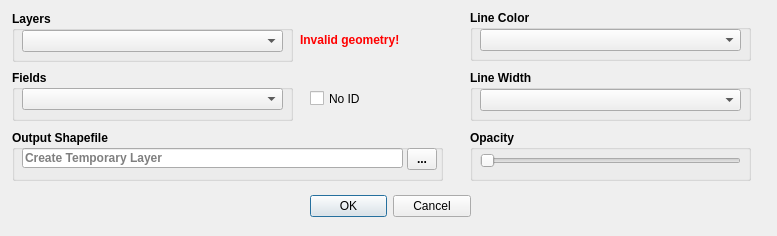
<?xml version="1.0" encoding="UTF-8"?>
<ui version="4.0">
 <class>CalculateDistanceDialogBase</class>
 <widget class="QDialog" name="CalculateDistanceDialogBase">
  <property name="geometry">
   <rect>
    <x>0</x>
    <y>0</y>
    <width>777</width>
    <height>236</height>
   </rect>
  </property>
  <property name="windowTitle">
   <string>Calculate Distance</string>
  </property>
  <widget class="QDialogButtonBox" name="button_box">
   <property name="geometry">
    <rect>
     <x>310</x>
     <y>190</y>
     <width>161</width>
     <height>32</height>
    </rect>
   </property>
   <property name="orientation">
    <enum>Qt::Horizontal</enum>
   </property>
   <property name="standardButtons">
    <set>QDialogButtonBox::Cancel|QDialogButtonBox::Ok</set>
   </property>
  </widget>
  <widget class="QGroupBox" name="groupBox">
   <property name="geometry">
    <rect>
     <x>12</x>
     <y>11</y>
     <width>281</width>
     <height>51</height>
    </rect>
   </property>
   <property name="font">
    <font>
     <weight>75</weight>
     <bold>true</bold>
    </font>
   </property>
   <property name="title">
    <string>Layers</string>
   </property>
   <widget class="QComboBox" name="cb_layers">
    <property name="geometry">
     <rect>
      <x>10</x>
      <y>19</y>
      <width>261</width>
      <height>22</height>
     </rect>
    </property>
   </widget>
  </widget>
  <widget class="QGroupBox" name="groupBox_2">
   <property name="geometry">
    <rect>
     <x>12</x>
     <y>70</y>
     <width>281</width>
     <height>51</height>
    </rect>
   </property>
   <property name="font">
    <font>
     <weight>75</weight>
     <bold>true</bold>
    </font>
   </property>
   <property name="title">
    <string>Fields</string>
   </property>
   <widget class="QComboBox" name="berk">
    <property name="geometry">
     <rect>
      <x>10</x>
      <y>18</y>
      <width>261</width>
      <height>22</height>
     </rect>
    </property>
   </widget>
  </widget>
  <widget class="QCheckBox" name="chc_use_id">
   <property name="geometry">
    <rect>
     <x>310</x>
     <y>90</y>
     <width>70</width>
     <height>17</height>
    </rect>
   </property>
   <property name="text">
    <string>No ID</string>
   </property>
  </widget>
  <widget class="QGroupBox" name="groupBox_3">
   <property name="geometry">
    <rect>
     <x>12</x>
     <y>130</y>
     <width>431</width>
     <height>51</height>
    </rect>
   </property>
   <property name="font">
    <font>
     <weight>75</weight>
     <bold>true</bold>
    </font>
   </property>
   <property name="toolTip">
    <string/>
   </property>
   <property name="title">
    <string>Output Shapefile</string>
   </property>
   <widget class="QLineEdit" name="ln_outpath">
    <property name="geometry">
     <rect>
      <x>10</x>
      <y>18</y>
      <width>381</width>
      <height>20</height>
     </rect>
    </property>
    <property name="placeholderText">
     <string>Create Temporary Layer</string>
    </property>
   </widget>
   <widget class="QToolButton" name="toolButton">
    <property name="geometry">
     <rect>
      <x>395</x>
      <y>18</y>
      <width>30</width>
      <height>22</height>
     </rect>
    </property>
    <property name="text">
     <string>...</string>
    </property>
   </widget>
  </widget>
  <widget class="QLabel" name="lbl_warning">
   <property name="geometry">
    <rect>
     <x>300</x>
     <y>30</y>
     <width>141</width>
     <height>20</height>
    </rect>
   </property>
   <property name="palette">
    <palette>
     <active>
      <colorrole role="ToolTipText">
       <brush brushstyle="SolidPattern">
        <color alpha="255">
         <red>255</red>
         <green>0</green>
         <blue>0</blue>
        </color>
       </brush>
      </colorrole>
     </active>
     <inactive>
      <colorrole role="ToolTipText">
       <brush brushstyle="SolidPattern">
        <color alpha="255">
         <red>255</red>
         <green>0</green>
         <blue>0</blue>
        </color>
       </brush>
      </colorrole>
     </inactive>
     <disabled>
      <colorrole role="ToolTipText">
       <brush brushstyle="SolidPattern">
        <color alpha="255">
         <red>255</red>
         <green>0</green>
         <blue>0</blue>
        </color>
       </brush>
      </colorrole>
     </disabled>
    </palette>
   </property>
   <property name="font">
    <font>
     <weight>75</weight>
     <bold>true</bold>
    </font>
   </property>
   <property name="text">
    <string>&lt;html&gt;&lt;head/&gt;&lt;body&gt;&lt;p&gt;&lt;span style=&quot; color:#ff0000;&quot;&gt;Invalid geometry!&lt;/span&gt;&lt;/p&gt;&lt;/body&gt;&lt;/html&gt;</string>
   </property>
  </widget>
  <widget class="QGroupBox" name="groupBox_4">
   <property name="geometry">
    <rect>
     <x>470</x>
     <y>10</y>
     <width>281</width>
     <height>51</height>
    </rect>
   </property>
   <property name="font">
    <font>
     <weight>75</weight>
     <bold>true</bold>
    </font>
   </property>
   <property name="title">
    <string>Line Color</string>
   </property>
   <widget class="QComboBox" name="cb_layers_2">
    <property name="geometry">
     <rect>
      <x>10</x>
      <y>19</y>
      <width>261</width>
      <height>22</height>
     </rect>
    </property>
   </widget>
  </widget>
  <widget class="QGroupBox" name="groupBox_5">
   <property name="geometry">
    <rect>
     <x>470</x>
     <y>70</y>
     <width>281</width>
     <height>51</height>
    </rect>
   </property>
   <property name="font">
    <font>
     <weight>75</weight>
     <bold>true</bold>
    </font>
   </property>
   <property name="title">
    <string>Line Width</string>
   </property>
   <widget class="QComboBox" name="cb_layers_3">
    <property name="geometry">
     <rect>
      <x>10</x>
      <y>19</y>
      <width>261</width>
      <height>22</height>
     </rect>
    </property>
   </widget>
  </widget>
  <widget class="QGroupBox" name="groupBox_6">
   <property name="geometry">
    <rect>
     <x>470</x>
     <y>130</y>
     <width>281</width>
     <height>51</height>
    </rect>
   </property>
   <property name="font">
    <font>
     <weight>75</weight>
     <bold>true</bold>
    </font>
   </property>
   <property name="title">
    <string>Opacity</string>
   </property>
   <widget class="QSlider" name="horizontalSlider">
    <property name="geometry">
     <rect>
      <x>10</x>
      <y>20</y>
      <width>261</width>
      <height>22</height>
     </rect>
    </property>
    <property name="maximum">
     <number>100</number>
    </property>
    <property name="singleStep">
     <number>1</number>
    </property>
    <property name="orientation">
     <enum>Qt::Horizontal</enum>
    </property>
   </widget>
  </widget>
 </widget>
 <tabstops>
  <tabstop>cb_layers</tabstop>
  <tabstop>berk</tabstop>
  <tabstop>chc_use_id</tabstop>
  <tabstop>ln_outpath</tabstop>
  <tabstop>toolButton</tabstop>
 </tabstops>
 <resources/>
 <connections>
  <connection>
   <sender>button_box</sender>
   <signal>accepted()</signal>
   <receiver>CalculateDistanceDialogBase</receiver>
   <slot>accept()</slot>
   <hints>
    <hint type="sourcelabel">
     <x>20</x>
     <y>20</y>
    </hint>
    <hint type="destinationlabel">
     <x>20</x>
     <y>20</y>
    </hint>
   </hints>
  </connection>
  <connection>
   <sender>button_box</sender>
   <signal>rejected()</signal>
   <receiver>CalculateDistanceDialogBase</receiver>
   <slot>reject()</slot>
   <hints>
    <hint type="sourcelabel">
     <x>20</x>
     <y>20</y>
    </hint>
    <hint type="destinationlabel">
     <x>20</x>
     <y>20</y>
    </hint>
   </hints>
  </connection>
 </connections>
</ui>
